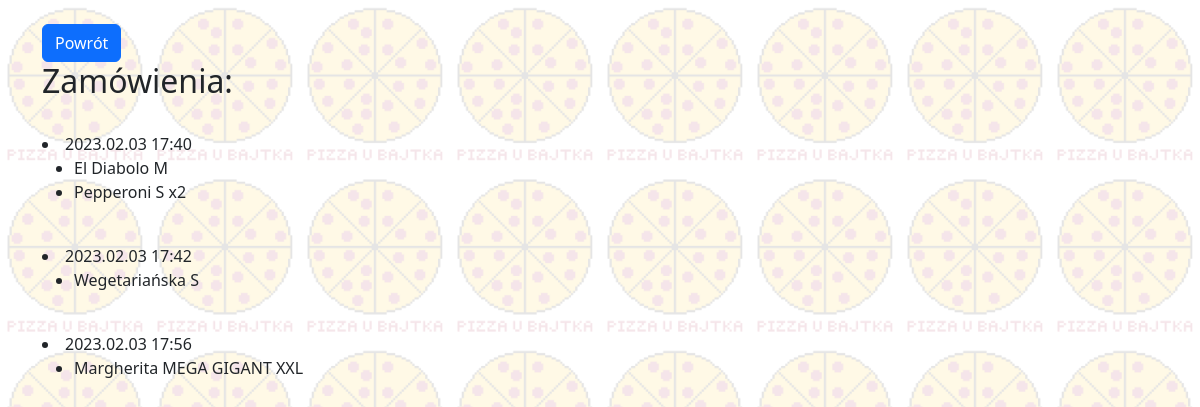
Screenshot of /orders/ with the database file from the repository.
### Pizzeria/models.py (models this page shows, shortened)
class Order(models.Model):
    date = models.DateTimeField(null=False, auto_now=True)

class PizzaOrder(models.Model):
    pizza = models.ForeignKey(Pizza, null=True, on_delete=models.SET_NULL)
    order = models.ForeignKey(Order, null=True, on_delete=models.SET_NULL)
    size = models.ForeignKey(PizzaSize, null=True, on_delete=models.SET_NULL)
    amount = models.PositiveIntegerField(null=False)
    def __str__(self):
        amo = ''
        if self.amount > 1:
            amo = ' x' + str(self.amount)
        return self.pizza.name + ' ' + self.size.name + amo

class Pizza(models.Model):
    name = models.CharField(max_length=256, unique=True, null=False)
    price = models.PositiveIntegerField(null=False)

class PizzaSize(models.Model):
    name = models.CharField(max_length=256, null=False, unique=True)
    priceMultiplier = models.PositiveIntegerField(null=False)
    ingredientMultiplier = models.FloatField(null=False)

### Pizzeria/views.py (the view)
# urls.py: path('orders/', views.orders, name="orders"),
def orders(request):
    return render(request, 'orders.html', {'all': PizzaOrder.objects.all})

### Pizzeria/templates/orders.html
{% extends 'base.html' %}
{% block content %}
<br>
<a href="{% url 'home' %}" class="btn btn-primary" role="button">Powrót</a>
<br>
<h2>Zamówienia:</h2>
<br>
{% regroup all by order as order_list %}
{% for item in order_list %}
<li>
    {{ item.grouper.date | date:"Y.m.d H:i" }}
    <ul>
        {% for pizza in item.list %}
        <li>
            {{ pizza }}
        </li>
        {% endfor %}
    </ul>
</li>
<br>
{% endfor %}
{% endblock %}

### rows the page displays
Order: grouper "2023.02.03 17:40"
PizzaOrder: amount+pizza+size "El Diabolo M"
PizzaOrder: amount+pizza+size "Pepperoni S x2"
Order: grouper "2023.02.03 17:42"
PizzaOrder: amount+pizza+size "Wegetariańska S"
Order: grouper "2023.02.03 17:56"
PizzaOrder: amount+pizza+size "Margherita MEGA GIGANT XXL"
